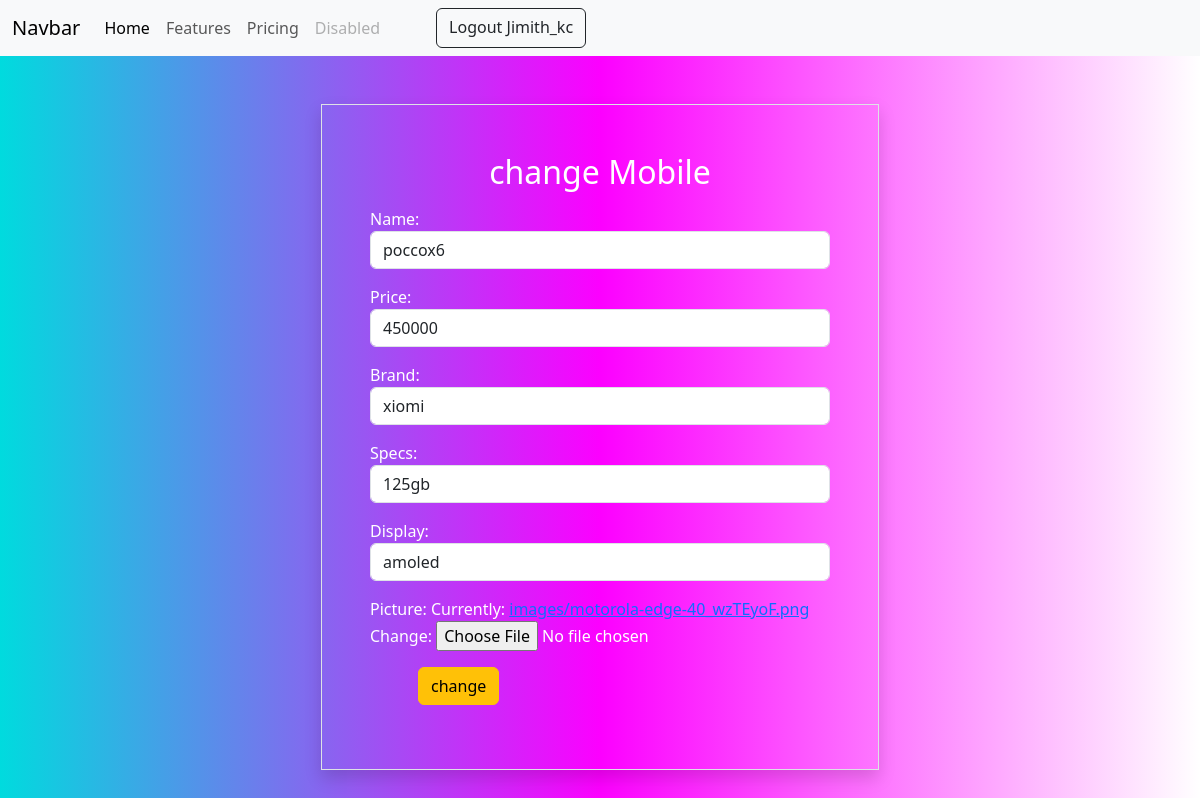
The app's page /mobiles/10/change (signed in) with its own data.
### mobile/models.py (models this page shows, shortened)
class Mobiles(models.Model):
    name=models.CharField(max_length=200,unique=True)
    price=models.PositiveIntegerField()
    brand=models.CharField(max_length=200)
    specs=models.CharField(max_length=200)
    display=models.CharField(max_length=200)
    picture=models.ImageField(upload_to="images",null=True)

### mobile/views.py (the view, shortened to what this page needs)
# urls.py: path('mobiles/<int:pk>/change',views.MobileUpdateView.as_view(),name="mobile-change"),
@method_decorator(signin_required,name="dispatch")
class MobileUpdateView(View):
    def get(self,request,*args,**kwargs):
        id=kwargs.get("pk")
        obj=Mobiles.objects.get(id=id)
        form=MobileForm(instance=obj)
        return render(request,"mobile_edit.html",{"form":form})

### mobile/forms.py
class MobileForm(forms.ModelForm):
    class Meta:
        model=Mobiles
        fields="__all__"
        widgets={
            "name":forms.TextInput(attrs={"class":"form-control"}),
            "price":forms.NumberInput(attrs={"class":"form-control"}),
            "brand":forms.TextInput(attrs={"class":"form-control"}),
            "specs":forms.TextInput(attrs={"class":"form-control"}),
            "display":forms.TextInput(attrs={"class":"form-control"})
            }

### mobile/views.py (called while the page is built)
def signin_required(fn):
    def wrapper(request,*args,**kwargs):
        if not request.user.is_authenticated:
            messages.error(request," invalid session.........!")
            return redirect("signin")
        else:
            return fn(request,*args,**kwargs)
    return wrapper

### mobile/templates/mobile_edit.html (shortened to what this page needs)
{%extends 'base.html'%}
{%block body_block%}
        <div class="container d-flex justify-content-center">
            <form action="" method="post" enctype="multipart/form-data" class="w-50 border shadow p-5 mt-5">
                <h2 class="text-center mb-3">change Mobile</h2>
                {{form.as_p}}
                <p>
                    <button type="submit" class="btn btn-warning ms-5">change</button>
                </p>
            </form>
        </div>
{%endblock%}

### mobile/templates/base.html (shortened to what this page needs)
<!DOCTYPE html>
{%load static%}
<html lang="en">
<head>
    <link href="https://cdn.jsdelivr.net/npm/bootstrap@5.3.2/dist/css/bootstrap.min.css" rel="stylesheet">
    <link rel="stylesheet" href="https://cdnjs.cloudflare.com/ajax/libs/font-awesome/6.4.2/css/all.min.css" />
    <link rel="stylesheet" href="{%static 'css/style.css'%}">
  </head>
<body class="grad">
    <nav class="navbar navbar-expand-lg bg-body-tertiary">
        <div class="container-fluid">
          <a class="navbar-brand" href="#">Navbar</a>
          <div class="collapse navbar-collapse" id="navbarNavAltMarkup">
            <div class="navbar-nav">
              <a class="nav-link active" aria-current="page" href="#">Home</a>
              <a class="nav-link" href="#">Features</a>
              <a class="nav-link" href="#">Pricing</a>
              <a class="nav-link disabled" aria-disabled="true">Disabled</a>
              <a href="{%url 'signout'%}" class="ms-5 btn btn-outline-dark">Logout {{request.user}}</a>
            </div>
          </div>
        </div>
      </nav>
    {%block body_block%}
    {%endblock%}
</body>
</html>

### mobile/static/css/style.css (style rules this page uses)
body { color:white; height: 100vh; }
.grad { background-color: #00DBDE; background-image: linear-gradient(90deg, #00DBDE 0%, #FC00FF 50%, #ffffff 100%); }

### records on screen
Mobiles: name "poccox6", price "450000", brand "xiomi", specs "125gb", display "amoled"

### other values on screen
{{ request.user }} "Jimith_kc"
